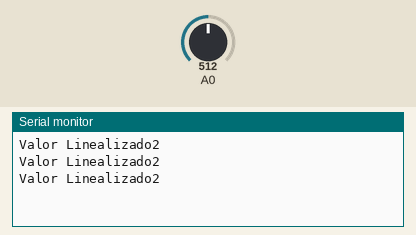
Recording of a sketch running on a simulated Arduino Uno, built with avr-gcc and run on an emulated ATmega328P. Shown: the last lines printed to the serial monitor. The test bench sets the inputs (shaded band); at power-on: A0 = 512.

Above: at 1.3 s.
1.4 s: A0 set to 716
At 1.9 s:
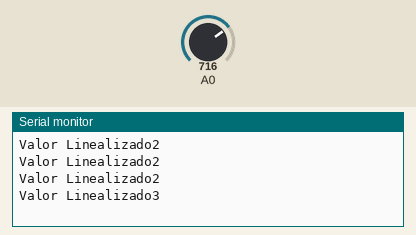
2.9 s: A0 set to 900
At 3.4 s:
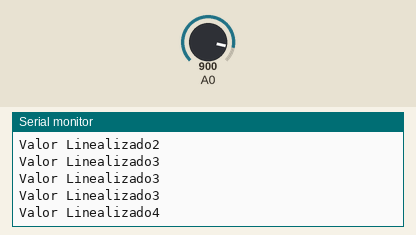
Timing chart, 0 to 5.9 s (numbered marks = the images above; inputs shaded):
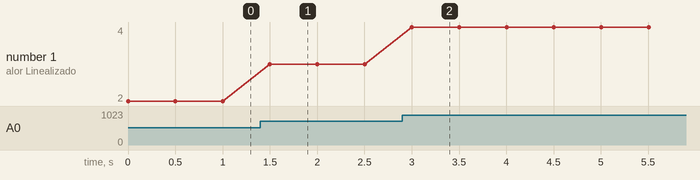

Measured:
- after the input at 1.4 s, the serial monitor: prints a new line after 0.10 s (image 1)
- after the input at 2.9 s, the serial monitor: prints a new line after 0.10 s (image 2)
- plotted number 1: 2 → 3 after the input at 1.4 s, 3 → 4 after the input at 2.9 s

The sketch:

4_Linealizaci_n_de_se_al_de_an_loga.ino
```cpp
void setup() {
  Serial.begin(9600);
}
void loop() {
  int valorSensor = analogRead(A0);
  int voltajeSensor = valorSensor * 5 / 1023;
  Serial.print("Valor Linealizado");
  Serial.println(voltajeSensor);
  delay(500);
}
```
